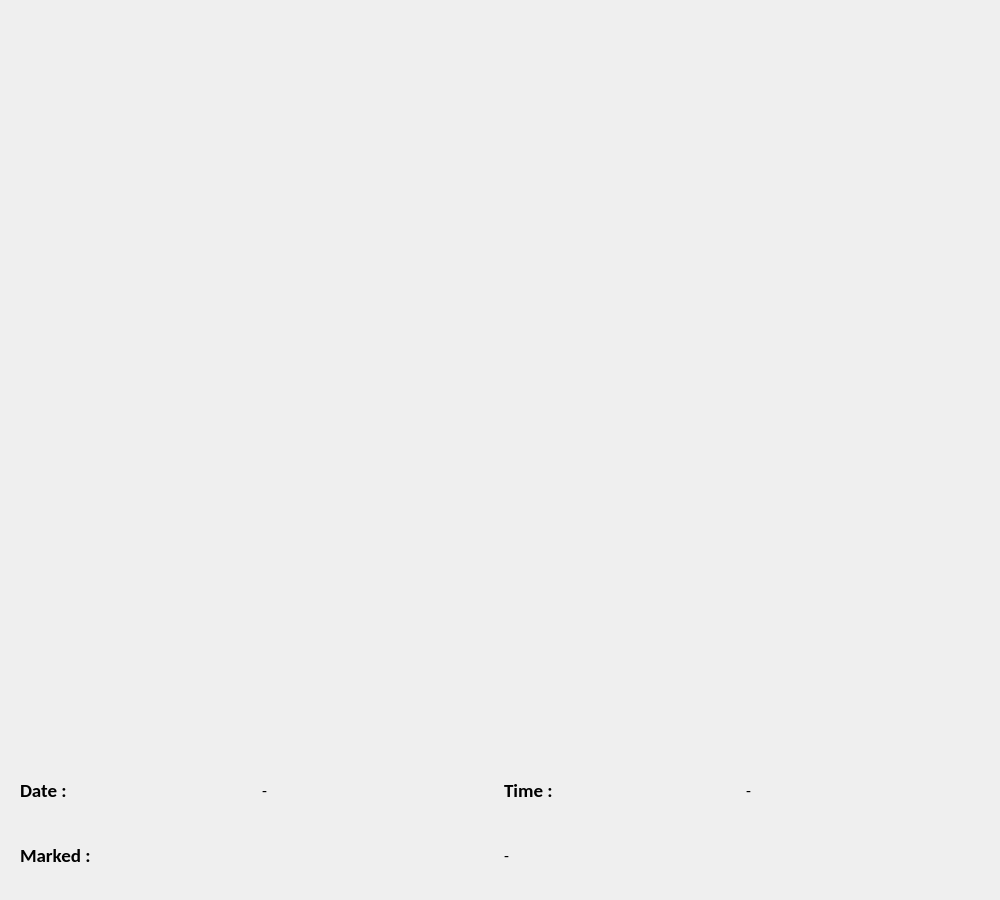
<?xml version="1.0" encoding="UTF-8"?>
<ui version="4.0">
 <class>OutputDialog</class>
 <widget class="QDialog" name="OutputDialog">
  <property name="geometry">
   <rect>
    <x>0</x>
    <y>0</y>
    <width>1000</width>
    <height>900</height>
   </rect>
  </property>
  <property name="minimumSize">
   <size>
    <width>0</width>
    <height>0</height>
   </size>
  </property>
  <property name="maximumSize">
   <size>
    <width>1920</width>
    <height>1080</height>
   </size>
  </property>
  <property name="font">
   <font>
    <family>Calibri</family>
    <weight>75</weight>
    <bold>true</bold>
   </font>
  </property>
  <property name="windowTitle">
   <string>Face Recognition Attendance App</string>
  </property>
  <property name="windowIcon">
   <iconset resource="resource.qrc">
    <normaloff>:/icon/icon.png</normaloff>:/icon/icon.png</iconset>
  </property>
  <widget class="QLabel" name="imgLabel">
   <property name="geometry">
    <rect>
     <x>20</x>
     <y>20</y>
     <width>960</width>
     <height>720</height>
    </rect>
   </property>
   <property name="minimumSize">
    <size>
     <width>960</width>
     <height>720</height>
    </size>
   </property>
   <property name="maximumSize">
    <size>
     <width>960</width>
     <height>720</height>
    </size>
   </property>
   <property name="text">
    <string/>
   </property>
  </widget>
  <widget class="QWidget" name="gridLayoutWidget">
   <property name="geometry">
    <rect>
     <x>20</x>
     <y>830</y>
     <width>961</width>
     <height>51</height>
    </rect>
   </property>
   <layout class="QGridLayout" name="gridLayout_2">
    <item row="0" column="0">
     <widget class="QLabel" name="label_5">
      <property name="font">
       <font>
        <family>Calibri</family>
        <pointsize>14</pointsize>
        <weight>75</weight>
        <bold>true</bold>
       </font>
      </property>
      <property name="text">
       <string>Marked :</string>
      </property>
     </widget>
    </item>
    <item row="0" column="1">
     <widget class="QLabel" name="MarkedNames">
      <property name="font">
       <font>
        <family>Calibri</family>
        <pointsize>12</pointsize>
        <weight>50</weight>
        <bold>false</bold>
       </font>
      </property>
      <property name="text">
       <string>-</string>
      </property>
     </widget>
    </item>
   </layout>
  </widget>
  <widget class="QWidget" name="gridLayoutWidget_2">
   <property name="geometry">
    <rect>
     <x>20</x>
     <y>760</y>
     <width>961</width>
     <height>61</height>
    </rect>
   </property>
   <layout class="QGridLayout" name="gridLayout_3">
    <item row="0" column="0">
     <layout class="QHBoxLayout" name="horizontalLayout_4">
      <item>
       <widget class="QLabel" name="label">
        <property name="font">
         <font>
          <family>Calibri</family>
          <pointsize>14</pointsize>
          <weight>75</weight>
          <bold>true</bold>
         </font>
        </property>
        <property name="text">
         <string>Date : </string>
        </property>
       </widget>
      </item>
      <item>
       <widget class="QLabel" name="Date_Label">
        <property name="font">
         <font>
          <family>Calibri</family>
          <pointsize>12</pointsize>
          <weight>50</weight>
          <bold>false</bold>
         </font>
        </property>
        <property name="text">
         <string>-</string>
        </property>
       </widget>
      </item>
     </layout>
    </item>
    <item row="0" column="1">
     <layout class="QHBoxLayout" name="horizontalLayout_5">
      <item>
       <widget class="QLabel" name="label_4">
        <property name="font">
         <font>
          <family>Calibri</family>
          <pointsize>14</pointsize>
          <weight>75</weight>
          <bold>true</bold>
         </font>
        </property>
        <property name="text">
         <string>Time :</string>
        </property>
       </widget>
      </item>
      <item>
       <widget class="QLabel" name="Time_Label">
        <property name="font">
         <font>
          <family>Calibri</family>
          <pointsize>12</pointsize>
          <weight>50</weight>
          <bold>false</bold>
         </font>
        </property>
        <property name="text">
         <string>-</string>
        </property>
       </widget>
      </item>
     </layout>
    </item>
   </layout>
  </widget>
 </widget>
 <resources>
  <include location="resource.qrc"/>
 </resources>
 <connections/>
</ui>
